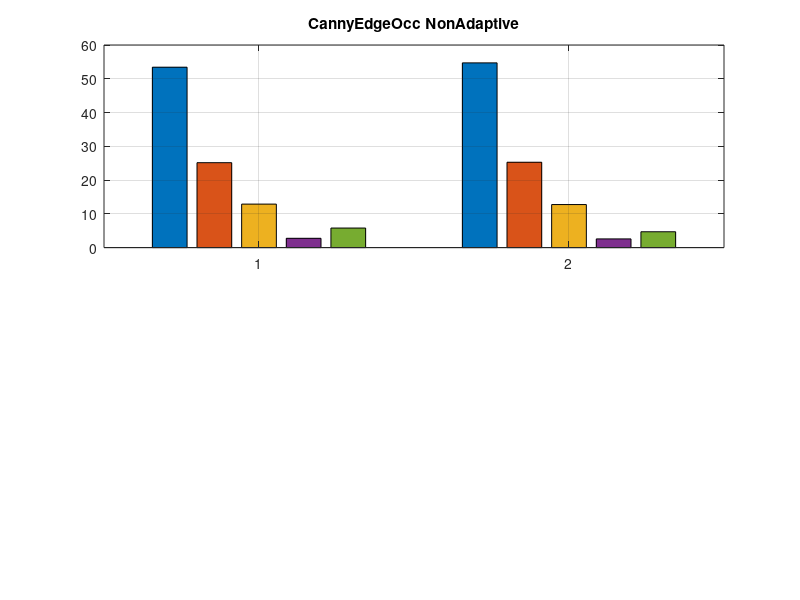

Reproduce this figure in MATLAB. (Note: this script raises an error after producing the figure.)
yNoc0 = [53.4614 25.1662 12.889 2.75549 5.72792; 54.7551 25.2983 12.7572 2.57772 4.6117] ;
yOcc0 = [53.4273 25.1501 12.8805 2.75375 5.78834; 54.709 25.2773 12.7464 2.57548 4.69187] ;
sgbmNoc0 = [69.5817 18.6666 6.5673 1.60459 3.57982; 70.1998 18.4822 6.35546 1.64634 3.31621] ;
sgbmOcc0 = [69.5372 18.6559 6.56194 1.60342 3.64163; 70.1408 18.468 6.3489 1.64494 3.39742] ;

x = [1:1:2] ; 
 figure() ; 
 subplot(2,1,1); 
 bar(x,yOcc0);
 grid on ; 
title('CannyEdgeOcc NonAdaptive');

ax=gca; 
 ax.XTickLabel = { '16Edge','16PointAl'} 
ax.XTickLabelRotation=45;
subplot(2,1,2); 
 bar(x,sgbmOcc0);
 grid on ; 
title('SGBMOcc NonAdaptive');

ax=gca; 
 ax.XTickLabel = { '16Edge','16PointAl'} 
ax.XTickLabelRotation=45;
yNoc1 = [45.7914 21.9672 12.8929 4.24655 15.102; 46.5736 22.4036 13.7023 4.26027 13.0602] ;
yOcc1 = [45.7643 21.9533 12.8832 4.24305 15.1561; 46.5355 22.3851 13.6901 4.25603 13.1332] ;
sgbmNoc1 = [69.5817 18.6666 6.5673 1.60459 3.57982; 70.1998 18.4822 6.35546 1.64634 3.31621] ;
sgbmOcc1 = [69.5372 18.6559 6.56194 1.60342 3.64163; 70.1408 18.468 6.3489 1.64494 3.39742] ;

x = [1:1:2] ; 
 figure() ; 
 subplot(2,1,1); 
 bar(x,yOcc1);
 grid on ; 
title('CannyEdgeOcc Adaptive');

ax=gca; 
 ax.XTickLabel = { '16Edge','16PointAl'} 
ax.XTickLabelRotation=45;
subplot(2,1,2); 
 bar(x,sgbmOcc1);
 grid on ; 
title('SGBMOcc  Adaptive');

ax=gca; 
 ax.XTickLabel = { '16Edge','16PointAl'} 
ax.XTickLabelRotation=45;
